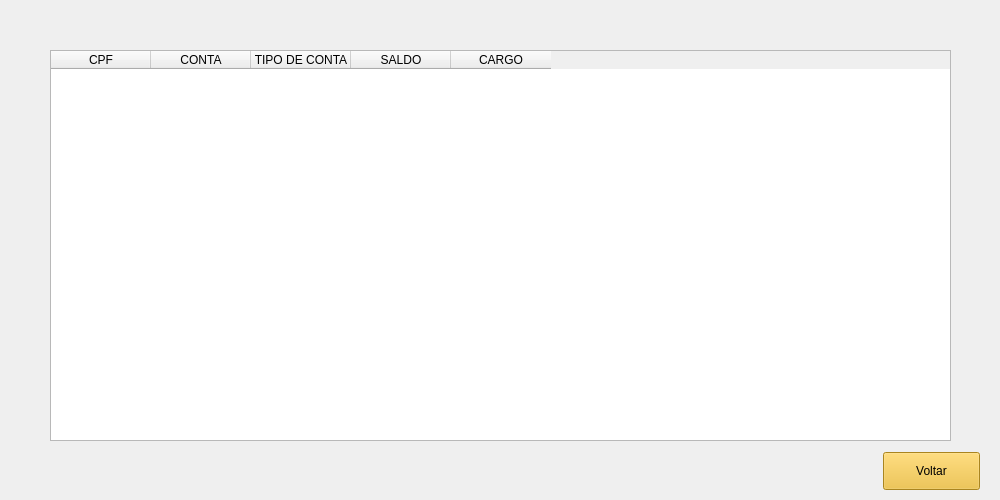
<?xml version="1.0" encoding="UTF-8"?>
<ui version="4.0">
 <class>MainWindow</class>
 <widget class="QMainWindow" name="MainWindow">
  <property name="geometry">
   <rect>
    <x>0</x>
    <y>0</y>
    <width>1000</width>
    <height>500</height>
   </rect>
  </property>
  <property name="minimumSize">
   <size>
    <width>1000</width>
    <height>500</height>
   </size>
  </property>
  <property name="maximumSize">
   <size>
    <width>1000</width>
    <height>500</height>
   </size>
  </property>
  <property name="windowTitle">
   <string>Extrato</string>
  </property>
  <widget class="QWidget" name="centralwidget">
   <widget class="QLabel" name="label">
    <property name="geometry">
     <rect>
      <x>0</x>
      <y>0</y>
      <width>1001</width>
      <height>501</height>
     </rect>
    </property>
    <property name="styleSheet">
     <string notr="true">background-image: url(:/Extrato/TelaExtrato.png);</string>
    </property>
    <property name="text">
     <string/>
    </property>
   </widget>
   <widget class="QTableWidget" name="tableWidget">
    <property name="geometry">
     <rect>
      <x>50</x>
      <y>50</y>
      <width>901</width>
      <height>391</height>
     </rect>
    </property>
    <property name="styleSheet">
     <string notr="true"/>
    </property>
    <column>
     <property name="text">
      <string>CPF</string>
     </property>
    </column>
    <column>
     <property name="text">
      <string>CONTA</string>
     </property>
    </column>
    <column>
     <property name="text">
      <string>TIPO DE CONTA</string>
     </property>
    </column>
    <column>
     <property name="text">
      <string>SALDO</string>
     </property>
    </column>
    <column>
     <property name="text">
      <string>CARGO</string>
     </property>
    </column>
   </widget>
   <widget class="QPushButton" name="pushButton">
    <property name="geometry">
     <rect>
      <x>883</x>
      <y>452</y>
      <width>97</width>
      <height>38</height>
     </rect>
    </property>
    <property name="styleSheet">
     <string notr="true">background-color: rgb(238, 186, 43);</string>
    </property>
    <property name="text">
     <string>Voltar</string>
    </property>
   </widget>
  </widget>
 </widget>
 <resources>
  <include location="../Images/Path.qrc"/>
 </resources>
 <connections/>
</ui>
